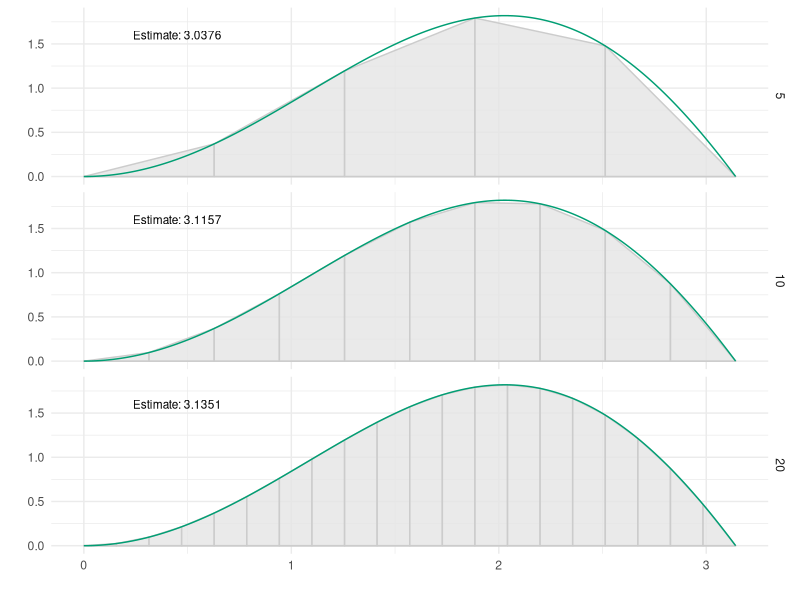
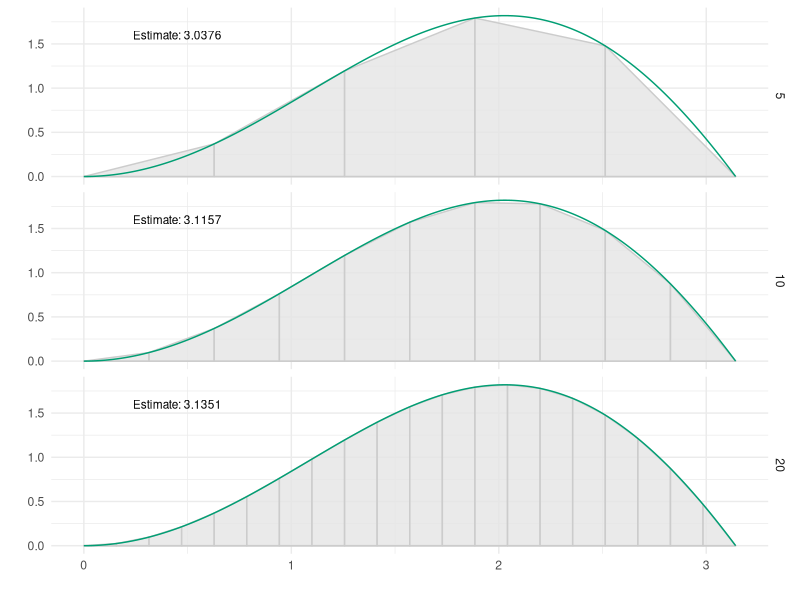

Here is the R script that generated these plots, in order:
library(tidyverse)
library(patchwork)

trapezoid_rule <- function(x, spacing) {
  # Assumes nodes are evenly spaced
  w <- rep(spacing, length(x)) # Weights given by space between nodes
  w[1] <- w[1] / 2 # Apart from the first which is halved
  w[length(x)] <- w[length(x)] / 2 # And the last, also halved
  sum(w * x) # Compute the weighted sum
}

finegrid <- seq(0, pi, length.out = 1000)

f <- function(x) sin(x) * x

trapezoid_df <- function(N) {
  trapezoid <- c(0, 0, rep(1:(N - 1), each = 4), 0, 0)
  grid <- seq(0, pi, length.out = N)
  int <- trapezoid_rule(x = f(grid), spacing = grid[2] - grid[1])
  
  df <- data.frame(
    index = 1:(4 * N),
    trapezoid = trapezoid,
    x = rep(grid, each = 4)
  )

  y <- f(grid)
  df$y <- c(rbind(y, 0, 0, y))
  df$int <- int
  df$spacing <- grid[2] - grid[1]
  df$N <- (N - 1)
  return(df)
}

df <- bind_rows(trapezoid_df(N = 6), trapezoid_df(N = 11), trapezoid_df(N = 21))

ggplot(df) +
  geom_polygon(aes(x, y, group = trapezoid), fill = "grey90", col = "grey80", alpha = 0.8) +
  geom_function(fun = f, n = 500, col = "#009E73") +
  geom_text(
    data = df %>% select(N, int) %>% unique(),
    aes(label = paste0("Estimate: ", signif(int, 5)), x = 0.45, y = 1.6), size = 3
  ) +
  facet_grid(N ~ .) +
  labs(x = "", y = "") +
  theme_minimal() 

ggsave("figures/naomi-aghq/trapezoid.png", h = 7, w = 6.25, bg = "white")
